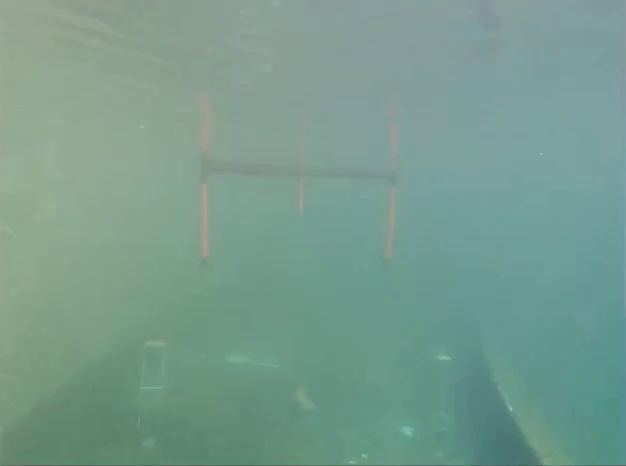
#> input picture frame 305 of src/Intelligence/files/Additional_Test_Video.mp4, 626 x 466 px
$ python demo.py
#> lines starting #> are read from the running program, lines starting #| are printed output that depends on the picture
#> further down, _frame is the input picture: shape (466, 626, 3); mean B, G, R 141.8, 155.2, 119.6
### src/inference_dir/gate_detector.py
import cv2
import math
from src.utils.debug import (draw_lines,
                         draw_detected_tracking_boxes,
                         print_tracking_box_class)

BLUE = (255, 0, 0)
GREEN = (0, 255, 0)
RED = (0, 0, 255)
WHITE = (255, 255, 255)

MIN_VERT_LINE_DIFF = 50
MIN_CORNER_DISTANCE = 60
MIN_SLOPE = 45
MIN_OVERLAP_PERCENTAGE = 75


class TrackingBox:
    # [12 lines left out: functions __init__, __get_estimated_distance_to_gate, not called in this run]


class GateDetector:

    # [221 lines left out: functions separate_lines, find_both_posts, distance_between_points, find_corner_lines, get_valid_gate_shape, horizontal_crossbar_aligned and 7 more, not called in this run]


    def detect(self, _frame):
        """
        Uses Fast Line Detector (FLD) to find lines that may form the shape of a gate
        :param frame: Current frame to perform detection on
        :return: An array of all the found tracking box objects
        """
        detected_tracking_boxes = []
        frame = cv2.medianBlur(_frame, 5)
        frame = cv2.resize(frame, (800, 400)) # Only for making testing of different videos easier
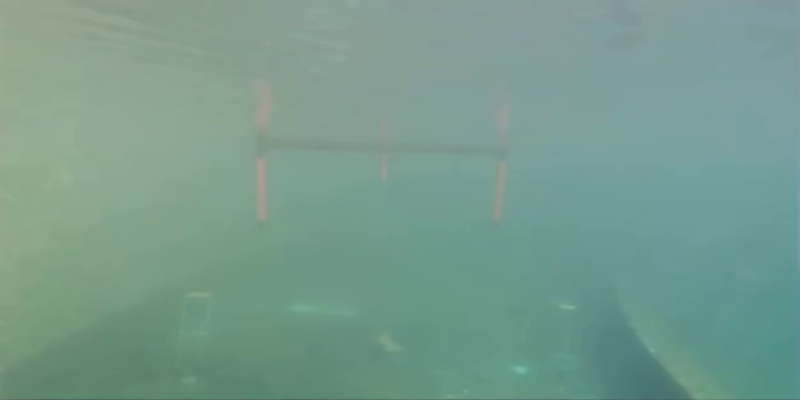
#> frame: shape (400, 800, 3); mean B, G, R 141.8, 155.2, 119.6

        gray_frame = cv2.cvtColor(frame, cv2.COLOR_BGR2GRAY)
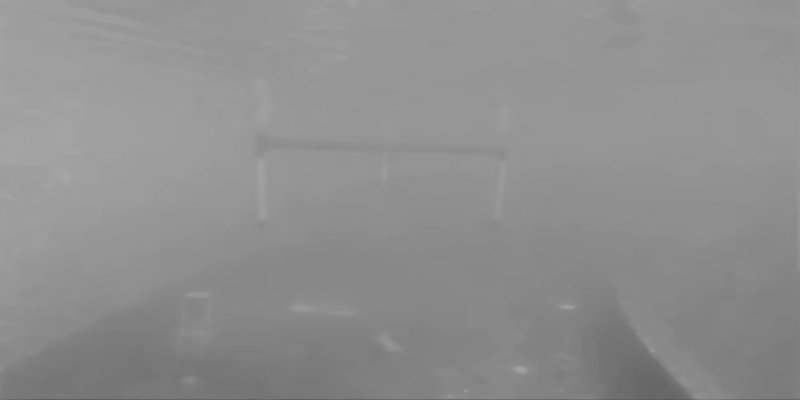
#> gray_frame: shape (400, 800); min 88, max 166, mean 143

        # Create default Fast Line Detector (FSD)
#> (the run stopped early here; a loop or call above may not have finished)

$ run again, starting later in the video
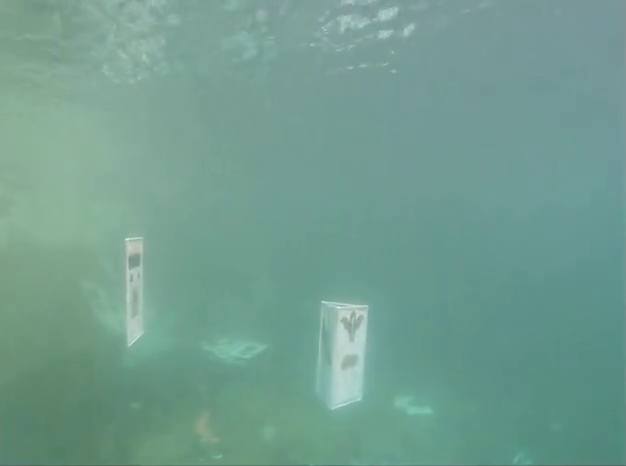
#> input picture frame 1372 of src/Intelligence/files/Additional_Test_Video.mp4, 626 x 466 px
#> _frame is the input picture: shape (466, 626, 3); mean B, G, R 144, 156.9, 114
#> in detect, `frame = cv2.resize(frame, (800, 400))`:
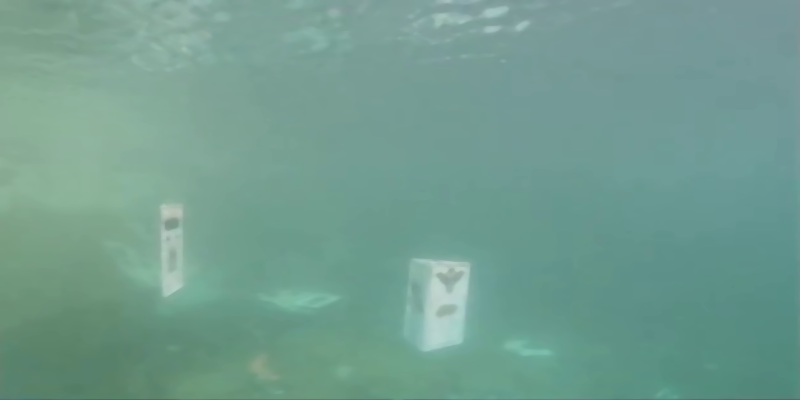
#> frame: shape (400, 800, 3); mean B, G, R 143.9, 156.8, 114
#> in detect, `gray_frame = cv2.cvtColor(frame, cv2.COLOR_BGR2GRAY)`:
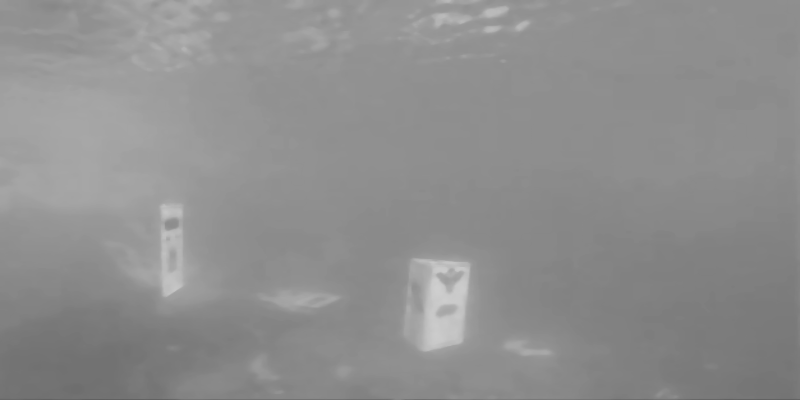
#> gray_frame: shape (400, 800); min 96, max 207, mean 142.5

$ run again, starting later in the video
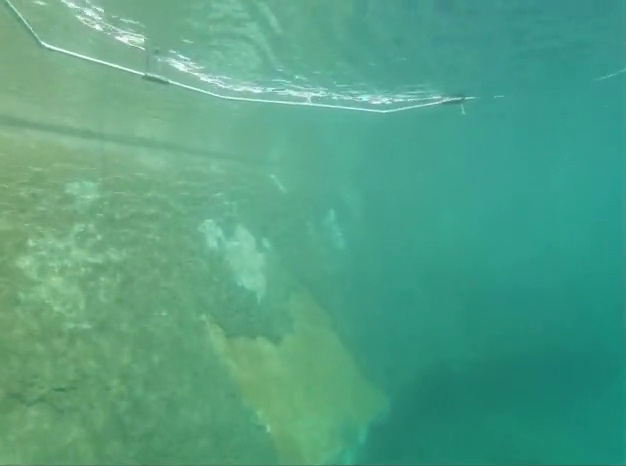
#> input picture frame 2440 of src/Intelligence/files/Additional_Test_Video.mp4, 626 x 466 px
#> _frame is the input picture: shape (466, 626, 3); mean B, G, R 132.3, 160.4, 82.7
#> in detect, `frame = cv2.resize(frame, (800, 400))`:
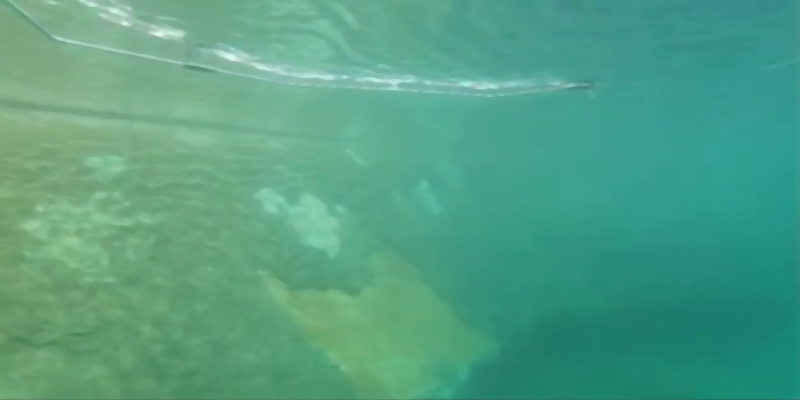
#> frame: shape (400, 800, 3); mean B, G, R 132, 160.1, 82.4
#> in detect, `gray_frame = cv2.cvtColor(frame, cv2.COLOR_BGR2GRAY)`:
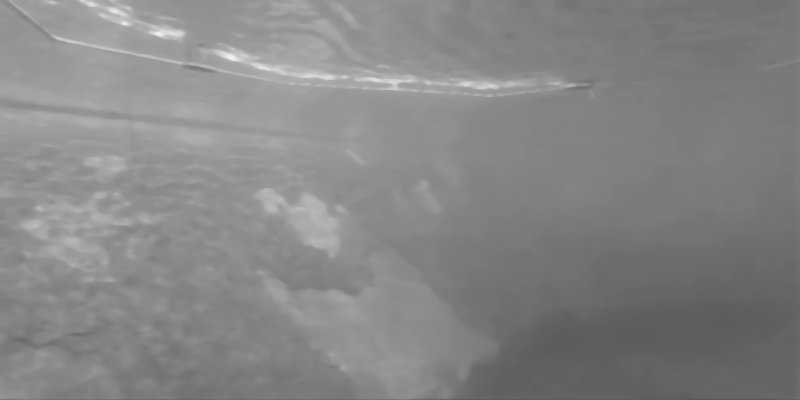
#> gray_frame: shape (400, 800); min 87, max 241, mean 133.6
